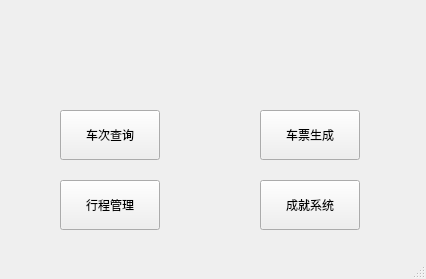
<?xml version="1.0" encoding="UTF-8"?>
<ui version="4.0">
 <class>RailArt</class>
 <widget class="QMainWindow" name="RailArt">
  <property name="geometry">
   <rect>
    <x>0</x>
    <y>0</y>
    <width>426</width>
    <height>279</height>
   </rect>
  </property>
  <property name="minimumSize">
   <size>
    <width>200</width>
    <height>200</height>
   </size>
  </property>
  <property name="maximumSize">
   <size>
    <width>800</width>
    <height>800</height>
   </size>
  </property>
  <property name="windowTitle">
   <string>RailArt</string>
  </property>
  <widget class="QWidget" name="centralwidget">
   <widget class="QPushButton" name="btnAchievementSystem">
    <property name="geometry">
     <rect>
      <x>260</x>
      <y>180</y>
      <width>100</width>
      <height>50</height>
     </rect>
    </property>
    <property name="text">
     <string>成就系统</string>
    </property>
   </widget>
   <widget class="QPushButton" name="btnTicketGenerator">
    <property name="geometry">
     <rect>
      <x>260</x>
      <y>110</y>
      <width>100</width>
      <height>50</height>
     </rect>
    </property>
    <property name="text">
     <string>车票生成</string>
    </property>
   </widget>
   <widget class="QPushButton" name="btnTrainSearch">
    <property name="geometry">
     <rect>
      <x>60</x>
      <y>110</y>
      <width>100</width>
      <height>50</height>
     </rect>
    </property>
    <property name="text">
     <string>车次查询</string>
    </property>
   </widget>
   <widget class="QPushButton" name="btnTripManager">
    <property name="geometry">
     <rect>
      <x>60</x>
      <y>180</y>
      <width>100</width>
      <height>50</height>
     </rect>
    </property>
    <property name="text">
     <string>行程管理</string>
    </property>
   </widget>
  </widget>
  <widget class="QMenuBar" name="MainRailArt">
   <property name="enabled">
    <bool>true</bool>
   </property>
   <property name="geometry">
    <rect>
     <x>0</x>
     <y>0</y>
     <width>426</width>
     <height>18</height>
    </rect>
   </property>
  </widget>
  <widget class="QStatusBar" name="statusbar"/>
 </widget>
 <resources/>
 <connections/>
</ui>
